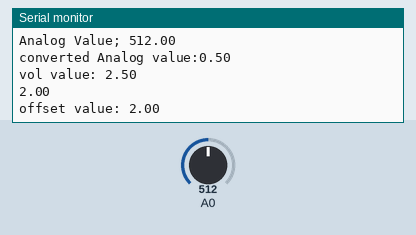
Recording of a sketch running on a simulated Arduino Uno, built with avr-gcc and run on an emulated ATmega328P. On the bench: the last lines printed to the serial monitor. Inputs (shaded band) come from the test bench; at power-on: A0 = 512.

Above: at 2.8 s.
2.9 s: A0 set to 716
At 4.7 s:
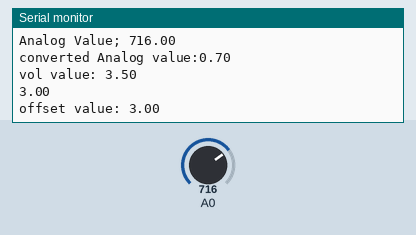
5.6 s: A0 set to 900
At 7.4 s:
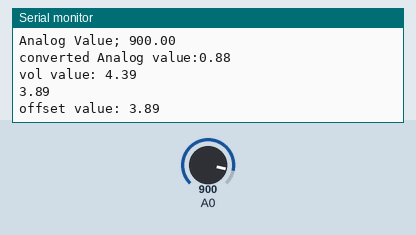
Timing chart, 0 to 8.9 s (numbered marks = the images above; inputs shaded):
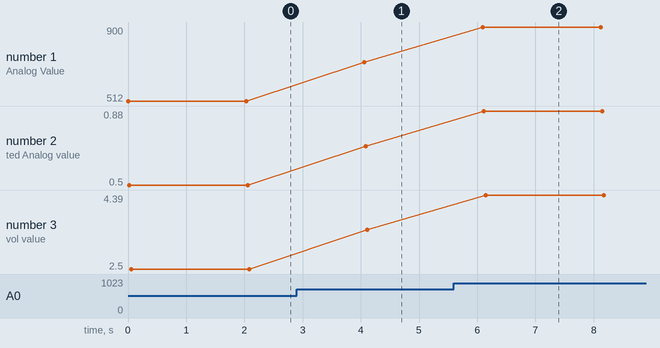

Measured:
- after the input at 2.9 s, the serial monitor: prints a new line after 1.2 s (image 1)
- after the input at 5.6 s, the serial monitor: prints a new line after 0.49 s (image 2)
- plotted number 1: 512 → 716 after the input at 2.9 s, 716 → 900 after the input at 5.6 s
- plotted number 2: 0.5 → 0.7 after the input at 2.9 s, 0.7 → 0.88 after the input at 5.6 s
- plotted number 3: 2.5 → 3.5 after the input at 2.9 s, 3.5 → 4.39 after the input at 5.6 s

The sketch:

editing_components1.ino
```cpp
void setup()
{
 Serial.begin(9600);
}

void loop()
{
  double a = analogRead(A0);
  Serial.print("Analog Value; ");
  Serial.println(a);
  double ca = a/1024;
  Serial.print("converted Analog value:");
  Serial.println(ca);
  double v = ca * 5;
  Serial.print("vol value: ");
  Serial.println(v);
  double o = v-0.5;
  Serial.println(o);
  double c = o*100;
  Serial.print("offset value: ");
  Serial.println(o);
  delay(2000);


}
```
